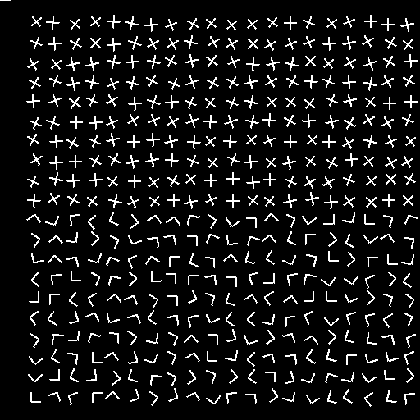
%> input picture project4/texture1.gif, 420 x 420 px, shrunk from 512 x 512 before the run
$ octave main_2.m   (GNU Octave 9; MATLAB toolbox functions it lacks are replaced by stand-ins)
%> lines starting %> are read from the running program, lines starting %| are printed output that depends on the picture; in (x1, y1, x2, y2) boxes, pixels count from 0 and x2, y2 are one past the last pixel; in counts of white or black regions, pixels touching at a corner belong together; the program's own positions count from 1
### project4/convolution.m
%%%%%%%%%%%%% convolution.m file %%%%%%%%%%%%%%%%%%%%%%%%%%%%%%%%%%%%%%%%%%%%%
% Purpose:
%       To compute 1D convolution
%
% Input Variables:
%       img     Input Image
%       sigma   sigma value
%       mask    Mask Size
%
% Returned Results:
%       filtered_img      Image after applying alpha trimmed filter on a given image
%       'img'
%
% Processing Flow:
%       1.  If the mask size is not given, default to 5.
%       2.  If the sigma value is not given, default it to 20.
%       2.  Create a padding around the image.
%       3.  Slide over the padded image equal to the size of mask.
%       4.  Subtract each pixel in sliding window with the middle pixel of
%       the window
%       5.  If the difference is less than equal to sigma, add the pixel
%       value to a variable.
%       6.  If the sum is not 0, set the average value as pixel value of
%       filtered img.
%       7.  Else, set the original value as pixel value.
%
% The following functions are called:
%       padding:   Applies the padding of size mask/2 to the given image and returns the padded image.
%
%  Author:      Mudit Garg, Mayank Murali, Niranjan Thirusangu
%  Date:        03/22/2020
%%%%%%%%%%%%%%%%%%%%%%%%%%%%%%%%%%%%%%%%%%%%%%%%%%%%%%%%%%%%%%%%%%%%%%%%%%%


function conv_img=convolution(img, h,axis,sigma, range)
[m,n]=size(img);

index=sigma*range;

conv_img=zeros(m,n);

%disp(length(h))
%% axis=1 represents row wise
if( axis==1)
    %disp(size(h));
    for i=index+1: m-(index+1)
        for j=index+1:n-(index+1)
            %disp(size(img(i, j-index: j+index)));
            conv_img(i,j)=sum((img(i, j-index: j+index).*h));
% [5 lines of commented-out code are left out]
        end
    end

end
%% axis=2 represents col wise

if(axis==2)
    for i=index+1:m-(index+1)
        for j=index+1:n-(index+1)
            %disp(size(img(i, j-index: j+index)));

            conv_img(i,j)=sum((img(i-index:i+index,j).*h));
% [5 lines of commented-out code are left out]
        end
    end
end

%% axis =3 represents absolute
if(axis==3)
    for i=1:m
        for j=1:n
            conv_img(i,j)=abs(img(i,j));
        end
    end
end
return

### project4/segmentation.m
%%%%%%%%%%%%% segmentation.m file %%%%%%%%%%%%%%%%%%%%%%%%%%%%%%%%%%%%%%%%%%%%%
% Purpose:
%       Main matlab function for problem 1
%
% Input Variables:
%       img     Input Image
%       sigma   sigma value
%       mask    Mask Size
%
% Returned Results:
%       filtered_img      Image after applying alpha trimmed filter on a given image
%       'img'
%
% Processing Flow:
%       1.  If the mask size is not given, default to 5.
%       2.  If the sigma value is not given, default it to 20.
%       2.  Create a padding around the image.
%       3.  Slide over the padded image equal to the size of mask.
%       4.  Subtract each pixel in sliding window with the middle pixel of
%       the window
%       5.  If the difference is less than equal to sigma, add the pixel
%       value to a variable.
%       6.  If the sum is not 0, set the average value as pixel value of
%       filtered img.
%       7.  Else, set the original value as pixel value.
%
% The following functions are called:
%       padding:   Applies the padding of size mask/2 to the given image and returns the padded image.
%
%  Author:      Mudit Garg, Mayank Murali, Niranjan Thirusangu
%  Date:        04/11/2020
%%%%%%%%%%%%%%%%%%%%%%%%%%%%%%%%%%%%%%%%%%%%%%%%%%%%%%%%%%%%%%%%%%%%%%%%%%%

function segment=segmentation(img, original_img)


max_val=max(max(img));
min_val=min(min(img));
 diff=max_val-min_val;
segment=((img - min_val)./(diff));
%figure, imhist(segment);

%fused=imfuse(segment, original_img);
%figure, imshow(fused);

%output=segment.*original_img;
return

### project4/gaborFilter.m
%%%%%%%%%%%%% gaborFilter.m file %%%%%%%%%%%%%%%%%%%%%%%%%%%%%%%%%%%%%%%%%%%%%
% Purpose:
%       to apply the alphatrimmed filter on an image using a given mask and
%       alpha
%
% Input Variables:
%       img     Input Image
%       sigma   sigma value
%       mask    Mask Size
%
% Returned Results:
%       filtered_img      Image after applying alpha trimmed filter on a given image
%       'img'
%
% Processing Flow:
%       1.  If the mask size is not given, default to 5.
%       2.  If the sigma value is not given, default it to 20.
%       2.  Create a padding around the image.
%       3.  Slide over the padded image equal to the size of mask.
%       4.  Subtract each pixel in sliding window with the middle pixel of
%       the window
%       5.  If the difference is less than equal to sigma, add the pixel
%       value to a variable.
%       6.  If the sum is not 0, set the average value as pixel value of
%       filtered img.
%       7.  Else, set the original value as pixel value.
%
% The following functions are called:
%       padding:   Applies the padding of size mask/2 to the given image and returns the padded image.
%
%  Author:      Mudit Garg, Mayank Murali, Niranjan Thirusangu
%  Date:        03/22/2020
%%%%%%%%%%%%%%%%%%%%%%%%%%%%%%%%%%%%%%%%%%%%%%%%%%%%%%%%%%%%%%%%%%%%%%%%%%%

function final_img = gaborFilter(img,F, sigma, theta, range)


% [28 lines of commented-out code are left out]
[hx,hy]=gef(F,theta,sigma,range);

    disp(size(hx));
    disp(size(hy));
%apply convoolution row wise
i1=convolution(img,hx,1,sigma,range);
%apply convolution col wise
i2=convolution(i1,hy,2,sigma,range);
% taking absolue values
final_img=convolution(i2,hx,3,sigma,range);

end

### project4/gaussian.m
%%%%%%%%%%%%% alphatrimmed.m file %%%%%%%%%%%%%%%%%%%%%%%%%%%%%%%%%%%%%%%%%%%%%
% Purpose:
%       to apply the alphatrimmed filter on an image using a given mask and
%       alpha
%
% Input Variables:
%       img     Input Image
%       sigma   sigma value
%       mask    Mask Size
%
% Returned Results:
%       filtered_img      Image after applying alpha trimmed filter on a given image
%       'img'
%
% Processing Flow:
%       1.  If the mask size is not given, default to 5.
%       2.  If the sigma value is not given, default it to 20.
%       2.  Create a padding around the image.
%       3.  Slide over the padded image equal to the size of mask.
%       4.  Subtract each pixel in sliding window with the middle pixel of
%       the window
%       5.  If the difference is less than equal to sigma, add the pixel
%       value to a variable.
%       6.  If the sum is not 0, set the average value as pixel value of
%       filtered img.
%       7.  Else, set the original value as pixel value.
%
% The following functions are called:
%       padding:   Applies the padding of size mask/2 to the given image and returns the padded image.
%
%  Author:      Mudit Garg, Mayank Murali, Niranjan Thirusangu
%  Date:        03/22/2020
%%%%%%%%%%%%%%%%%%%%%%%%%%%%%%%%%%%%%%%%%%%%%%%%%%%%%%%%%%%%%%%%%%%%%%%%%%%


function [gx,gy]=gaussian(sigma, range)
%here phi=0. Thus gx=gy


%y=-(sigma*range):(sigma*range);
x=linspace(-(sigma*range),(sigma*range),2*range*sigma+1);

%gy=zeros(size(y));

denom = sqrt(2*pi)*sigma;
gx=(exp(-(x.^2)/(2*(sigma^2))))./denom;
gy=gx';
% [11 lines of commented-out code are left out]


return;

### project4/gef.m
%%%%%%%%%%%%% gef.m file %%%%%%%%%%%%%%%%%%%%%%%%%%%%%%%%%%%%%%%%%%%%%
% Purpose:
%       get the gabor filters
%
% Input Variables:
%       F
%       theta
%       sigma
%       range
%
% Returned Results:
%       [hx hy]
%
% Processing Flow:
%
% The following functions are called:
%      cosd
%      sind
%       gaussian

%  Author:      Mudit Garg, Mayank Murali, Niranjan Thirusangu
%  Date:        03/22/2020
%%%%%%%%%%%%%%%%%%%%%%%%%%%%%%%%%%%%%%%%%%%%%%%%%%%%%%%%%%%%%%%%%%%%%%%%%%%

function [hx,hy]=gef(F, theta, sigma, range)

x=linspace(-(sigma*range),(sigma*range),2*range*sigma+1);
%y=linspace(-(sigma*range),(sigma*range),2*range*sigma+1);
y=x';

U=F*cosd(theta);
V=F*sind(theta);

[gx,gy]=gaussian(sigma,range);

hx=gx.*(exp(1i*2*pi*U*x));
hy=gy.*(exp(1i*2*pi*V*y));
% [19 lines of commented-out code are left out]


return

### project4/main_2.m
%%%%%%%%%%%%% main_2.m file %%%%%%%%%%%%%%%%%%%%%%%%%%%%%%%%%%%%%%%%%%%%%
% Purpose:
%       to apply the alphatrimmed filter on an image using a given mask and
%       alpha
%
% Input Variables:
%       img     Input Image
%       sigma   sigma value
%       mask    Mask Size
%
% Returned Results:
%       filtered_img      Image after applying alpha trimmed filter on a given image
%       'img'
%
% Processing Flow:
%       1.  If the mask size is not given, default to 5.
%       2.  If the sigma value is not given, default it to 20.
%       2.  Create a padding around the image.
%       3.  Slide over the padded image equal to the size of mask.
%       4.  Subtract each pixel in sliding window with the middle pixel of
%       the window
%       5.  If the difference is less than equal to sigma, add the pixel
%       value to a variable.
%       6.  If the sum is not 0, set the average value as pixel value of
%       filtered img.
%       7.  Else, set the original value as pixel value.
%
% The following functions are called:
%       padding:   Applies the padding of size mask/2 to the given image and returns the padded image.
%
%  Author:      Mudit Garg, Mayank Murali, Niranjan Thirusangu
%  Date:        04/11/2020
%%%%%%%%%%%%%%%%%%%%%%%%%%%%%%%%%%%%%%%%%%%%%%%%%%%%%%%%%%%%%%%%%%%%%%%%%%%

clear;
clc;

% Parameters initialization
F = 0.042;
theta = 0;
sigma = 24;
width = 2;

I = imread('texture1.gif');
%> I: size 420x420 uint8; values 0 (black) and 1 (white), 8.4% white in thin lines or dots
img=zeros(size(I));

for i=1:size(I,1)
    for j=1:size(I,2)
        if(I(i,j)==1)
            img(i,j)=255;
        end
    end
end
%> img: size 420x420 double; 8.4% white in thin lines or dots

gabor_img = gaborFilter(img,F, sigma, theta, width);
%> call 3 of convolution, with axis = 3, sigma = 24, range = 2
%> after the loop in convolution (call 3), `for i=1:m`:
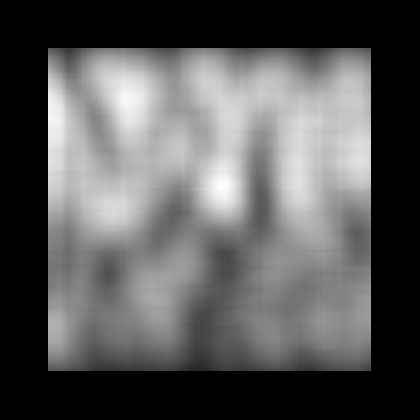
%> conv_img: size 420x420 double; min 0, max 9.64, mean 3.36; drawn with min black and max white

figure, imshow(gabor_img,[]);

%%smoothen the image
[gx,gy]=gaussian(24,2);

i1=convolution(gabor_img,gx,1,24,2);
%> call 4 of convolution, with axis = 1, sigma = 24, range = 2
%> after the loop in convolution (call 4), `for i=index+1: m-(index+1)`:
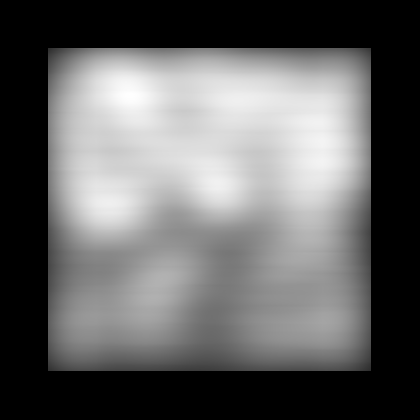
%> conv_img: size 420x420 double; min 0, max 7.78, mean 3.03; drawn with min black and max white
i2=convolution(i1,gy,2,24,2);
%> call 5 of convolution, with axis = 2, sigma = 24, range = 2
%> after the loop in convolution (call 5), `for i=index+1:m-(index+1)`:
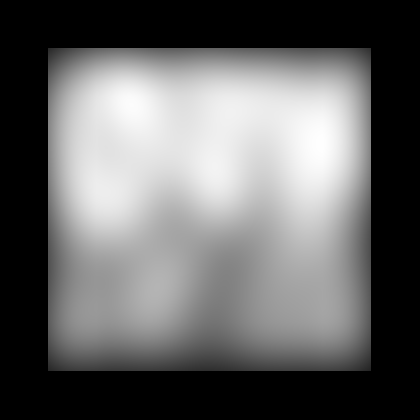
%> conv_img: size 420x420 double; min 0, max 6.98, mean 2.79; drawn with min black and max white

figure, imshow(i2,[]);


mask=segmentation(i2,img);
%> in segmentation, `max_val=max(max(img));`: max_val = 6.98
%> in segmentation, `min_val=min(min(img));`: min_val = 0
%> in segmentation, `diff=max_val-min_val;`: diff = 6.98
figure, imhist(mask);
%> after `imhist(mask)`:
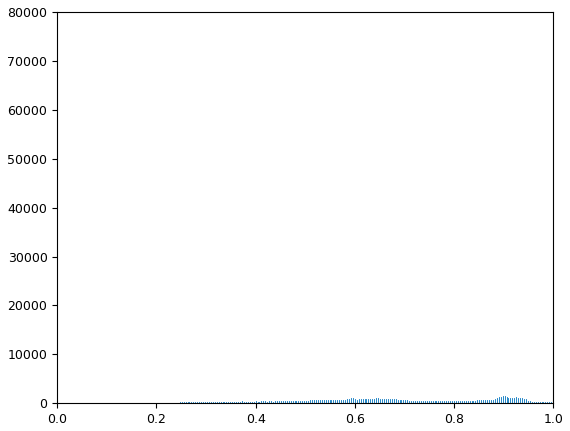
%> figure redrawn from the program's plot data; highest point at x = 0, y = 72071
[r,c]=size(mask);
%> r = 420; c = 420
segmented=zeros(r,c);

for i=1:r
    for j=1:c
        if(mask(i,j)>0.8)
            segmented(i,j)=1;
        end
    end
end
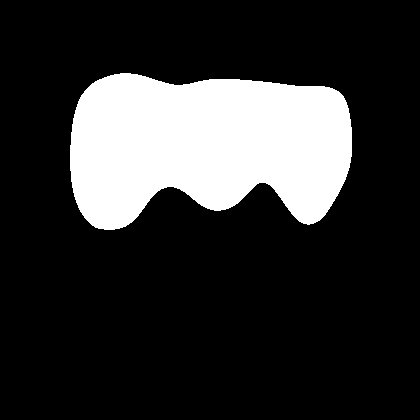
%> segmented: size 420x420 double; values 0 (black) and 1 (white), 19.5% white; 1 white region, box (x1, y1, x2, y2) and area: (70, 73, 352, 230) 34415

[y,x]=find(segmented==1);
%> y = 34415 values from 74 to 230; x = 34415 values from 71 to 352
disp("minx="+(min(x)));
%| minx=71
disp("maxx="+(max(x)));
%| maxx=352
disp("miny="+ (min(y)));
%| miny=74
disp("maxy="+(max(y)));
%| maxy=230

output=segmented.*img;
%> output: size 420x420 double; 2% white in thin lines or dots, all inside (x1, y1, x2, y2) = (70, 76, 352, 226)
figure, imshow(output);

fused=imfuse(img,segmented);
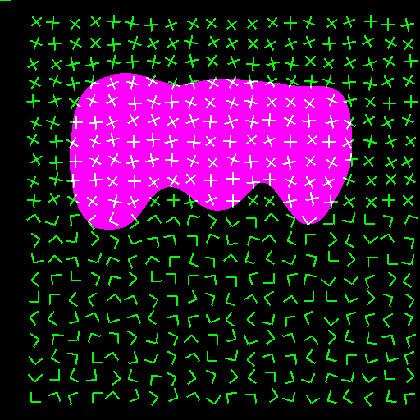
%> fused: size 420x420x3 uint8; mean R, G, B 49.7, 21.4, 49.7
figure, imshow(fused);


figure(2);
hold on;
imshow(img);
% Then, from the help:
rectangle('Position',[min(x),min(y),max(x)-min(x),max(y)-min(y)], 'LineWidth',2,'EdgeColor','red');
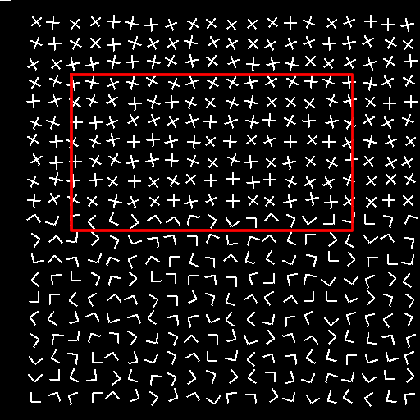
%> figure redrawn from the program's plot data
